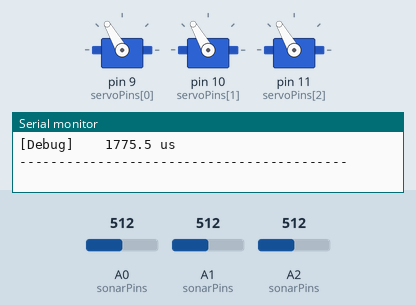
Bench run of a program on a simulated Arduino Mega 2560, built with avr-gcc and run on an emulated ATmega2560. Shown: 3 × servo, the last lines printed to the serial monitor. The test bench sets the inputs (shaded band); at power-on: A0 (sonarPins) = 512, A1 (sonarPins) = 512, A2 (sonarPins) = 512.

Above: at 0.8 s.
0.9 s: A0 (sonarPins) set to 306
At 1.5 s:
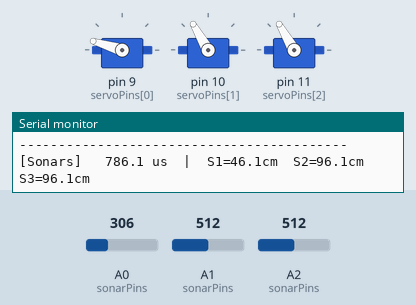
2.4 s: A1 (sonarPins) set to 306
At 3.2 s:
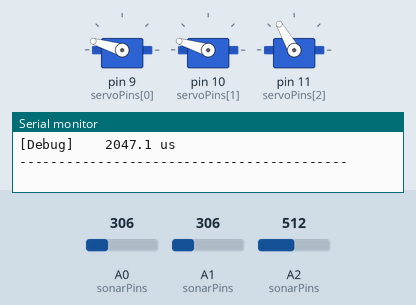
3.9 s: A2 (sonarPins) set to 306
At 4.4 s:
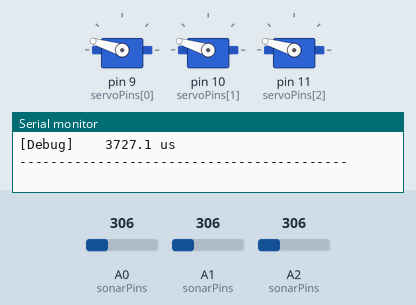
5.4 s: A0 (sonarPins) set to 511
At 6.6 s:
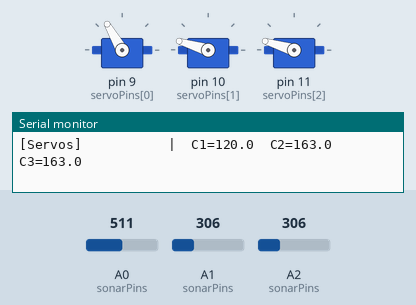
6.9 s: A1 (sonarPins) set to 511
At 7.3 s:
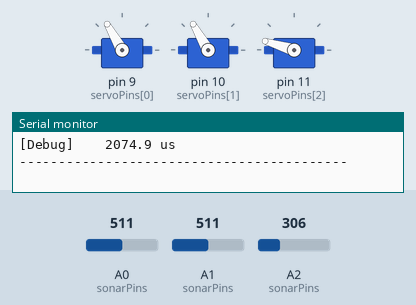
8.4 s: A2 (sonarPins) set to 511
At 9.6 s:
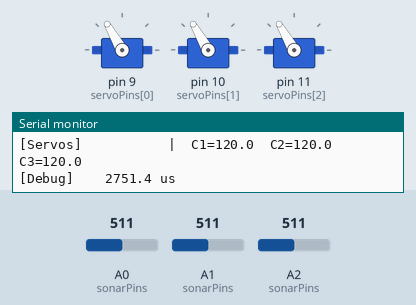
Timing chart, 0 to 10.9 s (numbered marks = the images above; inputs shaded):
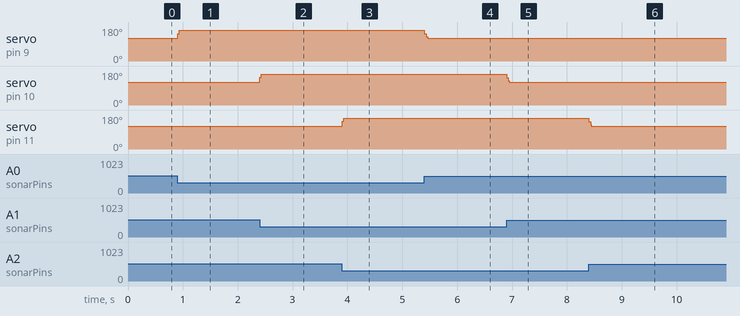

Measured:
- after the input at 0.9 s, servo on pin 9 (servoPins[0]): 120° → 163° at once
- after the input at 2.4 s, servo on pin 10 (servoPins[1]): 120° → 163° at once
- after the input at 3.9 s, servo on pin 11 (servoPins[2]): 120° → 163° at once
- after the input at 5.4 s, servo on pin 9 (servoPins[0]): 163° → 120° at once
- after the input at 6.9 s, servo on pin 10 (servoPins[1]): 163° → 120° at once
- after the input at 8.4 s, servo on pin 11 (servoPins[2]): 163° → 120° at once

The program:

main.cpp
```cpp
#include <Arduino.h>
#include <Servo.h>
#include <Wire.h>
#include <Arduino_FreeRTOS.h>
#include <task.h>
#include <semphr.h>

// =====================================================
// CONSTANTES — 3 canaux
// =====================================================
#define NB_CANAUX 3

const int sonarPins[NB_CANAUX] = { A0, A1, A2 };   // indices 0, 1, 2
const int servoPins[NB_CANAUX] = { 9, 10, 11 };    // indices 0, 1, 2

// =====================================================
// VARIABLES PARTAGÉES (protégées par dataMutex)
// =====================================================
float distances[NB_CANAUX]       = { 0.0f, 0.0f, 0.0f };
float outputs[NB_CANAUX]         = { 0.0f, 0.0f, 0.0f };
float cmds[NB_CANAUX]            = { 0.0f, 0.0f, 0.0f };

volatile float temps_sonar_us    = 0.0f;
volatile float temps_controle_us = 0.0f;

SemaphoreHandle_t dataMutex;

// =====================================================
// PARAMÈTRES SONAR
// =====================================================
float alpha_sonar         = 0.2f;
float voltage_0cm         = 0.97f;
float range_sonar         = 200.0f;
float range_non_detection = 20.0f;
float tension_max         = 5.0f;
float bits_adc            = 1023.0f;

// Filtres sonar séparés pour chaque tâche — indices 0 à 2
float distance_filt_sonar[NB_CANAUX]    = { 70.0f, 70.0f, 70.0f };
float distance_filt_controle[NB_CANAUX] = { 70.0f, 70.0f, 70.0f };

// =====================================================
// PARAMÈTRES SERVO
// =====================================================
Servo servos[NB_CANAUX];
float alpha_servo      = 0.2f;
const int servoNeutral = 148;
const int servo_min    = 120;
const int servo_max    = 163;

float cmd_filt[NB_CANAUX] = { 148.0f, 148.0f, 148.0f };

// =====================================================
// PARAMÈTRES PID — un jeu COMPLET par canal (indices 0 à 2)
// =====================================================
float distance_ref[NB_CANAUX] = { 70.0f, 70.0f, 70.0f }; // consigne par canal
float prev_target[NB_CANAUX]  = { 70.0f, 70.0f, 70.0f }; // mémoire dérivée par canal
float integral_pid[NB_CANAUX] = {  0.0f,  0.0f,  0.0f }; // intégrale par canal
float deriv_filt[NB_CANAUX]   = {  0.0f,  0.0f,  0.0f }; // filtre dérivée par canal

const float alpha_derivee = 0.15f; // lissage de la dérivée (0.1 = très lisse)
const float zone_morte_deriv = 0.3f; // variation minimale en cm pour calculer la dérivée


// =====================================================
// Utilitaire : lecture + filtre d'un sonar
// =====================================================
float lire_sonar(int pin, float &filt)
{
  int raw       = analogRead(pin);
  float voltage = raw * (tension_max / bits_adc);
  float newDist = ((voltage - voltage_0cm) / (tension_max - voltage_0cm))
                  * range_sonar + range_non_detection;
  filt = alpha_sonar * newDist + (1.0f - alpha_sonar) * filt;
  filt = constrain(filt, 20.0f, 220.0f);
  return filt;
}

// =====================================================
// Utilitaire : PID Fuzzy pour le canal i (0, 1 ou 2)
// =====================================================
float calcul_pid(int i, float dist, float dt)
{
  float error = distance_ref[i] - dist;
  float absE  = abs(error);
  if (absE < 1.0f) error = 0.0f;

  // Intégrale — propre au canal i
  integral_pid[i] += error * dt;
  integral_pid[i]  = constrain(integral_pid[i], -20.0f, 20.0f);

  // Dérivée filtrée — zone morte pour ignorer le bruit résiduel
  float delta_dist = dist - prev_target[i];
  float raw_deriv  = (abs(delta_dist) > zone_morte_deriv) ? (-delta_dist / dt) : 0.0f;
  deriv_filt[i]    = alpha_derivee * raw_deriv + (1.0f - alpha_derivee) * deriv_filt[i];
  prev_target[i]   = dist;

  // Gains Fuzzy
  float Kp, Ki, Kd;
  if (absE > 10.0f) {
    Kp = 1.6f;  Ki = 0.0f;   Kd = 1.9f;
  } else if (absE > 5.0f) {
    Kp = 0.6f;  Ki = 0.05f;  Kd = 0.4f;
  } else {
    Kp = 0.4f;  Ki = 0.1f;   Kd = 0.2f;
  }

  return Kp * error + Ki * integral_pid[i] + Kd * deriv_filt[i];
}


// =====================================================
// TACHE 1 : Lecture des 3 Sonars  (priorité 2)
// =====================================================
void Task_LectureSonars(void *ptr)
{
  (void) ptr;
  TickType_t lastWakeTime = xTaskGetTickCount();

  while (1)
  {
    uint16_t t_debut = TCNT1;

    float local_dist[NB_CANAUX];
    for (int i = 0; i < NB_CANAUX; i++)          // i = 0, 1, 2
      local_dist[i] = lire_sonar(sonarPins[i], distance_filt_sonar[i]);

    uint16_t t_fin = TCNT1;
    float duree_us = (t_fin - t_debut) / 16.0f;

    if (xSemaphoreTake(dataMutex, portMAX_DELAY))
    {
      for (int i = 0; i < NB_CANAUX; i++)
        distances[i] = local_dist[i];
      temps_sonar_us = duree_us;
      xSemaphoreGive(dataMutex);
    }

    vTaskDelayUntil(&lastWakeTime, pdMS_TO_TICKS(20));
  }
}


// =====================================================
// TACHE 2 : Boucle de contrôle complète  (priorité 3)
// =====================================================
void Task_Controle(void *ptr)
{
  (void) ptr;
  TickType_t lastWakeTime = xTaskGetTickCount();
  TickType_t prevTick     = lastWakeTime;
  float dist[NB_CANAUX];

  while (1)
  {
    uint16_t t_debut = TCNT1;

    float local_out[NB_CANAUX];
    float local_cmd[NB_CANAUX];

    // Lecture sonar avec filtre propre à cette tâche
    dist[0] = lire_sonar(sonarPins[0], distance_filt_controle[0]);
    dist[1] = lire_sonar(sonarPins[1], distance_filt_controle[1]);
    dist[2] = lire_sonar(sonarPins[2], distance_filt_controle[2]);

    // dt
    TickType_t now = xTaskGetTickCount();
    float dt = (now - prevTick) * portTICK_PERIOD_MS / 1000.0f;
    prevTick = now;
    if (dt < 0.0001f) dt = 0.0001f;

    for (int i = 0; i < NB_CANAUX; i++)
    {
      // PID Fuzzy avec index i ← CORRIGÉ (variables séparées par canal)
      local_out[i] = calcul_pid(i, dist[i], dt);
    }

    for (int i = 0; i < NB_CANAUX; i++)
    {
      // Filtre + contrainte servo
      float servo_raw = servoNeutral + local_out[i];
      cmd_filt[i]     = alpha_servo * servo_raw + (1.0f - alpha_servo) * cmd_filt[i];
      local_cmd[i]    = constrain(cmd_filt[i], (float)servo_min, (float)servo_max);
    }
    servos[0].write((int)local_cmd[0]);
    servos[1].write((int)local_cmd[1]);
    servos[2].write((int)local_cmd[2]);


    uint16_t t_fin = TCNT1;
    float duree_us = (t_fin - t_debut) / 16.0f;

    if (xSemaphoreTake(dataMutex, portMAX_DELAY))
    {
      for (int i = 0; i < NB_CANAUX; i++)
      {
        outputs[i] = local_out[i];
        cmds[i]    = local_cmd[i];
      }
      temps_controle_us = duree_us;
      xSemaphoreGive(dataMutex);
    }

    vTaskDelayUntil(&lastWakeTime, pdMS_TO_TICKS(20));
  }
}


// =====================================================
// TACHE 3 : Affichage Serial  (priorité 1 — basse)
// =====================================================
void Task_Debug(void *ptr)
{
  (void) ptr;
  TickType_t lastWakeTime = xTaskGetTickCount();

  while (1)
  {
    uint16_t t_debut = TCNT1;

    float d[NB_CANAUX], o[NB_CANAUX], c[NB_CANAUX];
    float t_s, t_ctrl;

    if (xSemaphoreTake(dataMutex, portMAX_DELAY))
    {
      for (int i = 0; i < NB_CANAUX; i++)
      {
        d[i] = distances[i];
        o[i] = outputs[i];
        c[i] = cmds[i];
      }
      t_s    = temps_sonar_us;
      t_ctrl = temps_controle_us;
      xSemaphoreGive(dataMutex);
    }

    Serial.print(F("[Sonars]   "));
    Serial.print(t_s, 1);
    Serial.print(F(" us  |  "));
    for (int i = 0; i < NB_CANAUX; i++)
    {
      Serial.print(F("S")); Serial.print(i + 1);
      Serial.print(F("="));  Serial.print(d[i], 1);
      Serial.print(F("cm  "));
    }
    Serial.println();

    Serial.print(F("[Controle] "));
    Serial.print(t_ctrl, 1);
    Serial.print(F(" us  |  "));
    for (int i = 0; i < NB_CANAUX; i++)
    {
      Serial.print(F("O")); Serial.print(i + 1);
      Serial.print(F("="));  Serial.print(o[i], 1);
      Serial.print(F("  "));
    }
    Serial.println();

    Serial.print(F("[Servos]           |  "));
    for (int i = 0; i < NB_CANAUX; i++)
    {
      Serial.print(F("C")); Serial.print(i + 1);
      Serial.print(F("="));  Serial.print(c[i], 1);
      Serial.print(F("  "));
    }
    Serial.println();

    uint16_t t_fin = TCNT1;
    float duree_us = (t_fin - t_debut) / 16.0f;

    Serial.print(F("[Debug]    "));
    Serial.print(duree_us, 1);
    Serial.println(F(" us"));
    Serial.println(F("------------------------------------------"));

    vTaskDelayUntil(&lastWakeTime, pdMS_TO_TICKS(500));
  }
}


// =====================================================
// SETUP
// =====================================================
void setup()
{
  Serial.begin(9600);
  Wire.begin();

  for (int i = 0; i < NB_CANAUX; i++)
  {
    servos[i].attach(servoPins[i]);
    servos[i].write(servo_min);
  }

  TCCR1A = 0x00;
  TCCR1B = 0x01;

  dataMutex = xSemaphoreCreateMutex();

  xTaskCreate(Task_LectureSonars, "Sonars",   512, NULL, 2, NULL);
  xTaskCreate(Task_Controle,      "Controle", 512, NULL, 3, NULL);
  xTaskCreate(Task_Debug,         "Debug",    512, NULL, 1, NULL);

  vTaskStartScheduler();
}

void loop() {}
```
